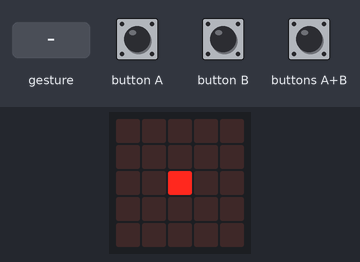
Recording of a program running on a simulated BBC micro:bit (MakeCode). On the bench: the board's 5×5 LED display. The inputs (shaded band) are chosen by the test bench. A tilt is held for 1.5 s and a shake lasts 1 s, then the board lies face up again.

Above: at 1.2 s.
1.3 s: gesture 'tilt right'
At 1.9 s:
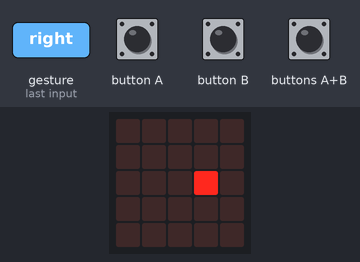
2.9 s: gesture 'logo down'
At 4.1 s:
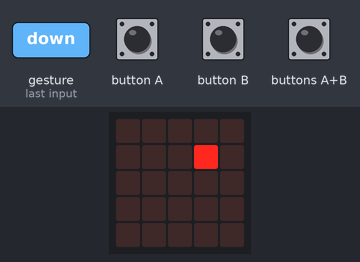
4.4 s: gesture 'tilt left'
At 5.5 s:
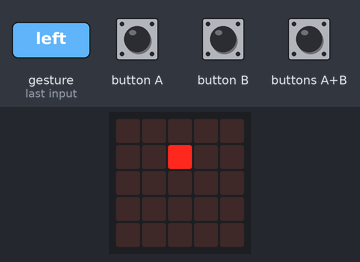
6.0 s: gesture 'logo down'
At 6.6 s:
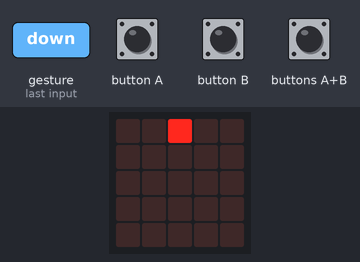
7.5 s: gesture 'tilt right'
At 7.9 s:
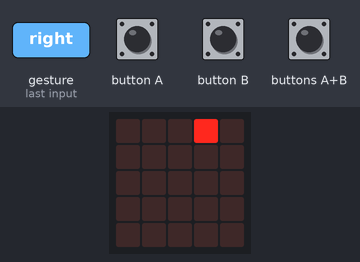
9.1 s: gesture 'logo up'
At 10.2 s:
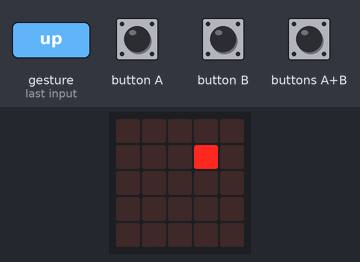
Timing chart, 0 to 11.6 s (numbered marks = the images above; inputs shaded):
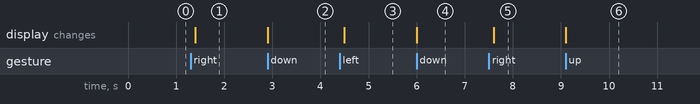

The program:

main.ts
```typescript
input.onGesture(Gesture.TiltRight, function () {
    그림도구.change(LedSpriteProperty.X, 1)
})
input.onGesture(Gesture.TiltLeft, function () {
    그림도구.change(LedSpriteProperty.X, -1)
})
input.onButtonPressed(Button.A, function () {
    그림 = game.createSprite(그림도구.get(LedSpriteProperty.X), 그림도구.get(LedSpriteProperty.Y))
})
input.onGesture(Gesture.LogoDown, function () {
    그림도구.change(LedSpriteProperty.Y, -1)
})
input.onButtonPressed(Button.AB, function () {
    그림도구.delete()
    그림도구 = game.createSprite(2, 2)
})
input.onGesture(Gesture.LogoUp, function () {
    그림도구.change(LedSpriteProperty.Y, 1)
})
let 그림: game.LedSprite = null
let 그림도구: game.LedSprite = null
그림도구 = game.createSprite(2, 2)
```

test.ts
```typescript
// 테스트는 여기로 이동합니다; 이 패키지가 확장으로 사용될 때 컴파일되지 않을 것 입니다.
```

Measured:
- after the input at 1.3 s, the display: changes after 0.10 s (image 1)
- after the input at 2.9 s, the display: changes at once (image 2)
- after the input at 4.4 s, the display: changes after 0.10 s (image 3)
- after the input at 6.0 s, the display: changes at once (image 4)
- after the input at 7.5 s, the display: changes after 0.10 s (image 5)
- after the input at 9.1 s, the display: changes at once (image 6)
